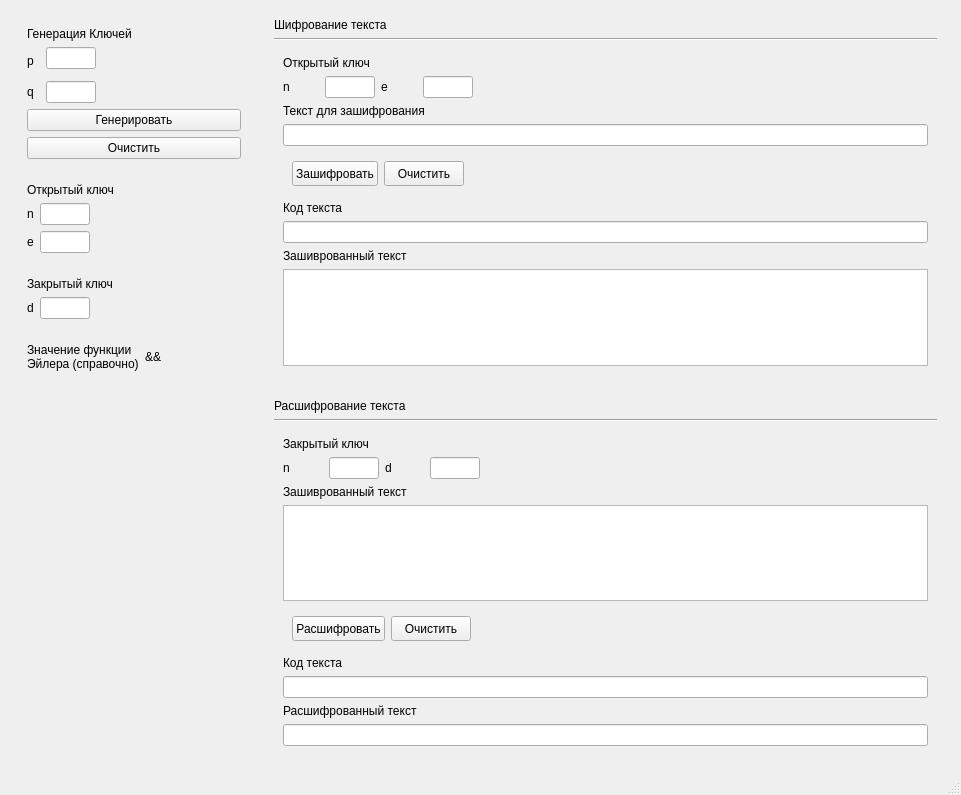
<?xml version="1.0" encoding="UTF-8"?>
<ui version="4.0">
 <class>MainWindow</class>
 <widget class="QMainWindow" name="MainWindow">
  <property name="geometry">
   <rect>
    <x>0</x>
    <y>0</y>
    <width>961</width>
    <height>795</height>
   </rect>
  </property>
  <property name="windowTitle">
   <string>RSA</string>
  </property>
  <widget class="QWidget" name="centralwidget">
   <layout class="QGridLayout" name="gridLayout_10">
    <item row="0" column="0" rowspan="2">
     <widget class="QWidget" name="widget" native="true">
      <property name="maximumSize">
       <size>
        <width>250</width>
        <height>16777215</height>
       </size>
      </property>
      <layout class="QVBoxLayout" name="verticalLayout">
       <item>
        <widget class="QWidget" name="keyGenerator" native="true">
         <layout class="QGridLayout" name="gridLayout_4">
          <item row="3" column="4">
           <spacer name="horizontalSpacer_3">
            <property name="orientation">
             <enum>Qt::Horizontal</enum>
            </property>
            <property name="sizeHint" stdset="0">
             <size>
              <width>40</width>
              <height>20</height>
             </size>
            </property>
           </spacer>
          </item>
          <item row="1" column="2">
           <widget class="QLineEdit" name="p">
            <property name="maximumSize">
             <size>
              <width>50</width>
              <height>16777215</height>
             </size>
            </property>
           </widget>
          </item>
          <item row="3" column="0">
           <widget class="QLabel" name="label_2">
            <property name="text">
             <string>q</string>
            </property>
           </widget>
          </item>
          <item row="3" column="2">
           <widget class="QLineEdit" name="q">
            <property name="maximumSize">
             <size>
              <width>50</width>
              <height>16777215</height>
             </size>
            </property>
           </widget>
          </item>
          <item row="1" column="0" rowspan="2" colspan="2">
           <widget class="QLabel" name="label_1">
            <property name="text">
             <string>p</string>
            </property>
           </widget>
          </item>
          <item row="0" column="0" colspan="5">
           <widget class="QLabel" name="label">
            <property name="text">
             <string>Генерация Ключей</string>
            </property>
           </widget>
          </item>
          <item row="4" column="0" colspan="5">
           <widget class="QPushButton" name="btnGenerate">
            <property name="text">
             <string>Генерировать</string>
            </property>
           </widget>
          </item>
          <item row="6" column="0" colspan="5">
           <widget class="QPushButton" name="btnClean">
            <property name="text">
             <string>Очистить</string>
            </property>
           </widget>
          </item>
         </layout>
        </widget>
       </item>
       <item>
        <widget class="QWidget" name="openKeys" native="true">
         <layout class="QGridLayout" name="gridLayout_5">
          <item row="1" column="0">
           <widget class="QLabel" name="label_3">
            <property name="text">
             <string>n</string>
            </property>
            <property name="textFormat">
             <enum>Qt::AutoText</enum>
            </property>
            <property name="wordWrap">
             <bool>true</bool>
            </property>
           </widget>
          </item>
          <item row="1" column="1">
           <widget class="QLineEdit" name="openKeyN">
            <property name="maximumSize">
             <size>
              <width>50</width>
              <height>16777215</height>
             </size>
            </property>
           </widget>
          </item>
          <item row="2" column="0">
           <widget class="QLabel" name="label_9">
            <property name="text">
             <string>e</string>
            </property>
            <property name="textFormat">
             <enum>Qt::AutoText</enum>
            </property>
            <property name="wordWrap">
             <bool>true</bool>
            </property>
           </widget>
          </item>
          <item row="2" column="1">
           <widget class="QLineEdit" name="openKeyE">
            <property name="maximumSize">
             <size>
              <width>50</width>
              <height>16777215</height>
             </size>
            </property>
           </widget>
          </item>
          <item row="2" column="3">
           <spacer name="horizontalSpacer_6">
            <property name="orientation">
             <enum>Qt::Horizontal</enum>
            </property>
            <property name="sizeHint" stdset="0">
             <size>
              <width>40</width>
              <height>20</height>
             </size>
            </property>
           </spacer>
          </item>
          <item row="0" column="0" colspan="4">
           <widget class="QLabel" name="label_10">
            <property name="text">
             <string>Открытый ключ</string>
            </property>
           </widget>
          </item>
         </layout>
        </widget>
       </item>
       <item>
        <widget class="QWidget" name="secretKeys" native="true">
         <layout class="QGridLayout" name="gridLayout_2">
          <item row="1" column="1">
           <widget class="QLineEdit" name="secretKeyD">
            <property name="maximumSize">
             <size>
              <width>50</width>
              <height>16777215</height>
             </size>
            </property>
           </widget>
          </item>
          <item row="1" column="0">
           <widget class="QLabel" name="label_6">
            <property name="text">
             <string>d</string>
            </property>
            <property name="textFormat">
             <enum>Qt::AutoText</enum>
            </property>
            <property name="wordWrap">
             <bool>true</bool>
            </property>
           </widget>
          </item>
          <item row="1" column="2">
           <spacer name="horizontalSpacer">
            <property name="orientation">
             <enum>Qt::Horizontal</enum>
            </property>
            <property name="sizeHint" stdset="0">
             <size>
              <width>40</width>
              <height>20</height>
             </size>
            </property>
           </spacer>
          </item>
          <item row="0" column="0" colspan="3">
           <widget class="QLabel" name="label_5">
            <property name="text">
             <string>Закрытый ключ</string>
            </property>
            <property name="textFormat">
             <enum>Qt::AutoText</enum>
            </property>
            <property name="wordWrap">
             <bool>true</bool>
            </property>
           </widget>
          </item>
         </layout>
        </widget>
       </item>
       <item>
        <widget class="QWidget" name="eulerFun" native="true">
         <layout class="QHBoxLayout" name="horizontalLayout">
          <item>
           <widget class="QLabel" name="label_8">
            <property name="text">
             <string>Значение функции Эйлера (справочно)</string>
            </property>
            <property name="wordWrap">
             <bool>true</bool>
            </property>
           </widget>
          </item>
          <item>
           <widget class="QLabel" name="euler">
            <property name="text">
             <string>&amp;&amp;</string>
            </property>
           </widget>
          </item>
         </layout>
        </widget>
       </item>
       <item>
        <spacer name="verticalSpacer">
         <property name="orientation">
          <enum>Qt::Vertical</enum>
         </property>
         <property name="sizeHint" stdset="0">
          <size>
           <width>20</width>
           <height>40</height>
          </size>
         </property>
        </spacer>
       </item>
      </layout>
     </widget>
    </item>
    <item row="0" column="1">
     <widget class="QWidget" name="widget_11" native="true">
      <layout class="QGridLayout" name="gridLayout">
       <item row="2" column="0">
        <widget class="QWidget" name="widget_6" native="true">
         <layout class="QGridLayout" name="gridLayout_3">
          <item row="2" column="0" colspan="5">
           <widget class="QLabel" name="label_15">
            <property name="text">
             <string>Текст для зашифрования</string>
            </property>
           </widget>
          </item>
          <item row="1" column="4">
           <spacer name="horizontalSpacer_2">
            <property name="orientation">
             <enum>Qt::Horizontal</enum>
            </property>
            <property name="sizeHint" stdset="0">
             <size>
              <width>40</width>
              <height>20</height>
             </size>
            </property>
           </spacer>
          </item>
          <item row="1" column="1">
           <widget class="QLineEdit" name="secretKeyBob_2">
            <property name="maximumSize">
             <size>
              <width>50</width>
              <height>16777215</height>
             </size>
            </property>
           </widget>
          </item>
          <item row="1" column="0">
           <widget class="QLabel" name="label_7">
            <property name="text">
             <string>n</string>
            </property>
            <property name="textFormat">
             <enum>Qt::AutoText</enum>
            </property>
            <property name="wordWrap">
             <bool>true</bool>
            </property>
           </widget>
          </item>
          <item row="1" column="3">
           <widget class="QLineEdit" name="secretKeyAlice_2">
            <property name="maximumSize">
             <size>
              <width>50</width>
              <height>16777215</height>
             </size>
            </property>
           </widget>
          </item>
          <item row="3" column="0" colspan="5">
           <widget class="QLineEdit" name="lineEdit_2"/>
          </item>
          <item row="6" column="0" colspan="5">
           <widget class="QLineEdit" name="lineEdit_3"/>
          </item>
          <item row="8" column="0" colspan="5">
           <widget class="QTextEdit" name="textEdit"/>
          </item>
          <item row="0" column="0" colspan="5">
           <widget class="QLabel" name="label_12">
            <property name="text">
             <string>Открытый ключ</string>
            </property>
           </widget>
          </item>
          <item row="5" column="0" colspan="5">
           <widget class="QLabel" name="label_16">
            <property name="text">
             <string>Код текста</string>
            </property>
           </widget>
          </item>
          <item row="1" column="2">
           <widget class="QLabel" name="label_13">
            <property name="text">
             <string>e</string>
            </property>
            <property name="textFormat">
             <enum>Qt::AutoText</enum>
            </property>
            <property name="wordWrap">
             <bool>true</bool>
            </property>
           </widget>
          </item>
          <item row="7" column="0" colspan="5">
           <widget class="QLabel" name="label_17">
            <property name="text">
             <string>Зашиврованный текст</string>
            </property>
           </widget>
          </item>
          <item row="4" column="0" colspan="4">
           <widget class="QWidget" name="widget_12" native="true">
            <layout class="QHBoxLayout" name="horizontalLayout_2">
             <item>
              <widget class="QPushButton" name="pushButton">
               <property name="minimumSize">
                <size>
                 <width>0</width>
                 <height>25</height>
                </size>
               </property>
               <property name="text">
                <string>Зашифровать</string>
               </property>
              </widget>
             </item>
             <item>
              <widget class="QPushButton" name="pushButton_2">
               <property name="minimumSize">
                <size>
                 <width>0</width>
                 <height>25</height>
                </size>
               </property>
               <property name="text">
                <string>Очистить</string>
               </property>
              </widget>
             </item>
            </layout>
           </widget>
          </item>
         </layout>
        </widget>
       </item>
       <item row="0" column="0" colspan="2">
        <widget class="QLabel" name="label_11">
         <property name="text">
          <string>Шифрование текста</string>
         </property>
        </widget>
       </item>
       <item row="1" column="0">
        <widget class="Line" name="line">
         <property name="orientation">
          <enum>Qt::Horizontal</enum>
         </property>
        </widget>
       </item>
      </layout>
     </widget>
    </item>
    <item row="1" column="1">
     <widget class="QWidget" name="widget_13" native="true">
      <layout class="QGridLayout" name="gridLayout_8">
       <item row="2" column="0">
        <widget class="QWidget" name="widget_16" native="true">
         <layout class="QGridLayout" name="gridLayout_9">
          <item row="1" column="2">
           <widget class="QLabel" name="label_34">
            <property name="text">
             <string>d</string>
            </property>
            <property name="textFormat">
             <enum>Qt::AutoText</enum>
            </property>
            <property name="wordWrap">
             <bool>true</bool>
            </property>
           </widget>
          </item>
          <item row="1" column="0">
           <widget class="QLabel" name="label_31">
            <property name="text">
             <string>n</string>
            </property>
            <property name="textFormat">
             <enum>Qt::AutoText</enum>
            </property>
            <property name="wordWrap">
             <bool>true</bool>
            </property>
           </widget>
          </item>
          <item row="1" column="1">
           <widget class="QLineEdit" name="secretKeyBob_5">
            <property name="maximumSize">
             <size>
              <width>50</width>
              <height>16777215</height>
             </size>
            </property>
           </widget>
          </item>
          <item row="1" column="3">
           <widget class="QLineEdit" name="secretKeyAlice_5">
            <property name="maximumSize">
             <size>
              <width>50</width>
              <height>16777215</height>
             </size>
            </property>
           </widget>
          </item>
          <item row="1" column="4">
           <spacer name="horizontalSpacer_7">
            <property name="orientation">
             <enum>Qt::Horizontal</enum>
            </property>
            <property name="sizeHint" stdset="0">
             <size>
              <width>40</width>
              <height>20</height>
             </size>
            </property>
           </spacer>
          </item>
          <item row="6" column="0" colspan="4">
           <widget class="QWidget" name="widget_17" native="true">
            <layout class="QHBoxLayout" name="horizontalLayout_5">
             <item>
              <widget class="QPushButton" name="pushButton_7">
               <property name="minimumSize">
                <size>
                 <width>0</width>
                 <height>25</height>
                </size>
               </property>
               <property name="text">
                <string>Расшифровать</string>
               </property>
              </widget>
             </item>
             <item>
              <widget class="QPushButton" name="pushButton_8">
               <property name="minimumSize">
                <size>
                 <width>0</width>
                 <height>25</height>
                </size>
               </property>
               <property name="text">
                <string>Очистить</string>
               </property>
              </widget>
             </item>
            </layout>
           </widget>
          </item>
          <item row="10" column="0" colspan="5">
           <widget class="QLineEdit" name="lineEdit_9"/>
          </item>
          <item row="2" column="0" colspan="5">
           <widget class="QLabel" name="label_35">
            <property name="text">
             <string>Зашиврованный текст</string>
            </property>
           </widget>
          </item>
          <item row="0" column="0" colspan="5">
           <widget class="QLabel" name="label_32">
            <property name="text">
             <string>Закрытый ключ</string>
            </property>
           </widget>
          </item>
          <item row="3" column="0" colspan="5">
           <widget class="QTextEdit" name="textEdit_4"/>
          </item>
          <item row="9" column="0" colspan="5">
           <widget class="QLabel" name="label_33">
            <property name="text">
             <string>Код текста</string>
            </property>
           </widget>
          </item>
          <item row="11" column="0" colspan="5">
           <widget class="QLabel" name="label_30">
            <property name="text">
             <string>Расшифрованный текст</string>
            </property>
           </widget>
          </item>
          <item row="12" column="0" colspan="5">
           <widget class="QLineEdit" name="lineEdit_8"/>
          </item>
         </layout>
        </widget>
       </item>
       <item row="0" column="0" colspan="2">
        <widget class="QLabel" name="label_36">
         <property name="text">
          <string>Расшифрование текста</string>
         </property>
        </widget>
       </item>
       <item row="1" column="0">
        <widget class="Line" name="line_2">
         <property name="orientation">
          <enum>Qt::Horizontal</enum>
         </property>
        </widget>
       </item>
      </layout>
     </widget>
    </item>
   </layout>
  </widget>
  <widget class="QMenuBar" name="menubar">
   <property name="geometry">
    <rect>
     <x>0</x>
     <y>0</y>
     <width>961</width>
     <height>21</height>
    </rect>
   </property>
  </widget>
  <widget class="QStatusBar" name="statusbar"/>
 </widget>
 <resources/>
 <connections/>
</ui>
